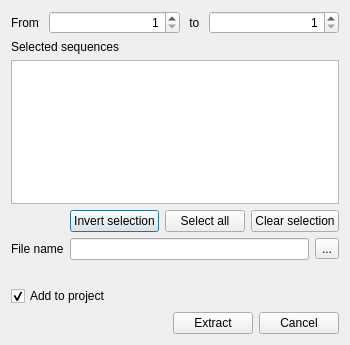
<?xml version="1.0" encoding="UTF-8"?>
<ui version="4.0">
 <class>CreateSubalignimentDialog</class>
 <widget class="QDialog" name="CreateSubalignimentDialog">
  <property name="geometry">
   <rect>
    <x>0</x>
    <y>0</y>
    <width>350</width>
    <height>345</height>
   </rect>
  </property>
  <property name="windowTitle">
   <string>Extract selected as MSA</string>
  </property>
  <layout class="QVBoxLayout" name="verticalLayout">
   <item>
    <layout class="QHBoxLayout" name="horizontalLayout_4">
     <item>
      <widget class="QLabel" name="label">
       <property name="text">
        <string>From </string>
       </property>
      </widget>
     </item>
     <item>
      <widget class="QSpinBox" name="startPosBox">
       <property name="sizePolicy">
        <sizepolicy hsizetype="Expanding" vsizetype="Fixed">
         <horstretch>0</horstretch>
         <verstretch>0</verstretch>
        </sizepolicy>
       </property>
       <property name="alignment">
        <set>Qt::AlignRight|Qt::AlignTrailing|Qt::AlignVCenter</set>
       </property>
       <property name="minimum">
        <number>1</number>
       </property>
       <property name="maximum">
        <number>500000</number>
       </property>
      </widget>
     </item>
     <item>
      <widget class="QLabel" name="label_4">
       <property name="text">
        <string> to </string>
       </property>
      </widget>
     </item>
     <item>
      <widget class="QSpinBox" name="endPosBox">
       <property name="sizePolicy">
        <sizepolicy hsizetype="Expanding" vsizetype="Fixed">
         <horstretch>0</horstretch>
         <verstretch>0</verstretch>
        </sizepolicy>
       </property>
       <property name="alignment">
        <set>Qt::AlignRight|Qt::AlignTrailing|Qt::AlignVCenter</set>
       </property>
       <property name="minimum">
        <number>1</number>
       </property>
      </widget>
     </item>
    </layout>
   </item>
   <item>
    <widget class="QLabel" name="label_2">
     <property name="text">
      <string>Selected sequences</string>
     </property>
    </widget>
   </item>
   <item>
    <widget class="QTableWidget" name="sequencesTableWidget">
     <attribute name="horizontalHeaderDefaultSectionSize">
      <number>100</number>
     </attribute>
     <attribute name="horizontalHeaderDefaultSectionSize">
      <number>100</number>
     </attribute>
    </widget>
   </item>
   <item>
    <layout class="QHBoxLayout" name="horizontalLayout">
     <item>
      <spacer name="horizontalSpacer">
       <property name="orientation">
        <enum>Qt::Horizontal</enum>
       </property>
       <property name="sizeHint" stdset="0">
        <size>
         <width>40</width>
         <height>20</height>
        </size>
       </property>
      </spacer>
     </item>
     <item>
      <widget class="QPushButton" name="invertButton">
       <property name="text">
        <string>Invert selection</string>
       </property>
      </widget>
     </item>
     <item>
      <widget class="QPushButton" name="allButton">
       <property name="text">
        <string>Select all</string>
       </property>
      </widget>
     </item>
     <item>
      <widget class="QPushButton" name="noneButton">
       <property name="text">
        <string>Clear selection</string>
       </property>
      </widget>
     </item>
    </layout>
   </item>
   <item>
    <layout class="QHBoxLayout" name="horizontalLayout_2">
     <item>
      <widget class="QLabel" name="label_3">
       <property name="text">
        <string>File name</string>
       </property>
      </widget>
     </item>
     <item>
      <widget class="QLineEdit" name="filepathEdit"/>
     </item>
     <item>
      <widget class="QToolButton" name="browseButton">
       <property name="text">
        <string>...</string>
       </property>
      </widget>
     </item>
    </layout>
   </item>
   <item>
    <layout class="QHBoxLayout" name="horizontalLayout_5">
     <item>
      <spacer name="horizontalSpacer_5">
       <property name="orientation">
        <enum>Qt::Horizontal</enum>
       </property>
       <property name="sizeHint" stdset="0">
        <size>
         <width>40</width>
         <height>20</height>
        </size>
       </property>
      </spacer>
     </item>
    </layout>
   </item>
   <item>
    <widget class="QCheckBox" name="addToProjBox">
     <property name="text">
      <string>Add to project</string>
     </property>
     <property name="checked">
      <bool>true</bool>
     </property>
    </widget>
   </item>
   <item>
    <spacer name="verticalSpacer">
     <property name="orientation">
      <enum>Qt::Vertical</enum>
     </property>
     <property name="sizeHint" stdset="0">
      <size>
       <width>20</width>
       <height>1</height>
      </size>
     </property>
    </spacer>
   </item>
   <item>
    <layout class="QHBoxLayout" name="horizontalLayout_3">
     <item>
      <spacer name="horizontalSpacer_2">
       <property name="orientation">
        <enum>Qt::Horizontal</enum>
       </property>
       <property name="sizeHint" stdset="0">
        <size>
         <width>40</width>
         <height>20</height>
        </size>
       </property>
      </spacer>
     </item>
     <item>
      <widget class="QPushButton" name="okButton">
       <property name="text">
        <string>Extract</string>
       </property>
      </widget>
     </item>
     <item>
      <widget class="QPushButton" name="cancelButton">
       <property name="text">
        <string>Cancel</string>
       </property>
      </widget>
     </item>
    </layout>
   </item>
  </layout>
 </widget>
 <resources/>
 <connections>
  <connection>
   <sender>okButton</sender>
   <signal>clicked()</signal>
   <receiver>CreateSubalignimentDialog</receiver>
   <slot>accept()</slot>
   <hints>
    <hint type="sourcelabel">
     <x>181</x>
     <y>374</y>
    </hint>
    <hint type="destinationlabel">
     <x>155</x>
     <y>198</y>
    </hint>
   </hints>
  </connection>
  <connection>
   <sender>cancelButton</sender>
   <signal>clicked()</signal>
   <receiver>CreateSubalignimentDialog</receiver>
   <slot>reject()</slot>
   <hints>
    <hint type="sourcelabel">
     <x>264</x>
     <y>374</y>
    </hint>
    <hint type="destinationlabel">
     <x>155</x>
     <y>198</y>
    </hint>
   </hints>
  </connection>
 </connections>
</ui>
